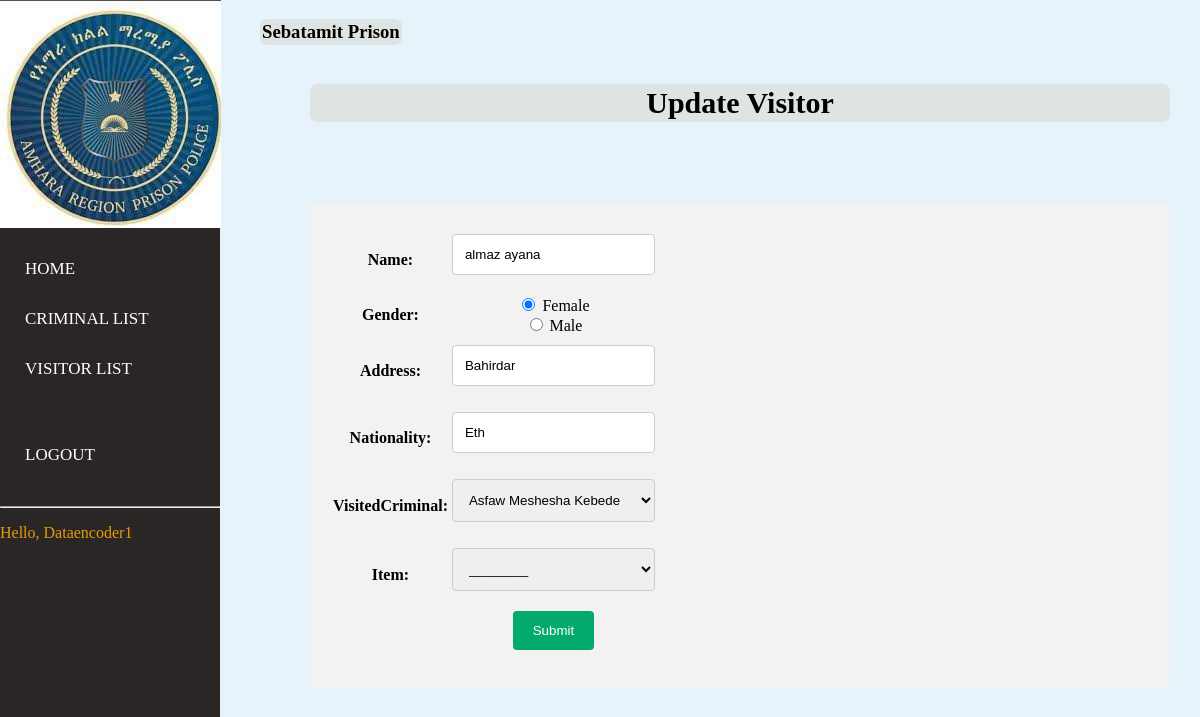
Page /edit-visitor/11 (signed in) on the committed database.
### account/models.py (models this page shows)
class User(AbstractUser):
    is_Admin = models.BooleanField(default=False)
    is_Manager = models.BooleanField(default=False)
    is_DataEncoder = models.BooleanField(default=False)
    is_SuperManager=models.BooleanField(default=False)
    phone = PhoneNumberField(unique = True, null = False, blank = False) # Here
    address = models.CharField(max_length=255,blank=True,null=True)
    email = models.EmailField(blank=True,null=True, unique=True)
    prison=models.ForeignKey(Prison, null=True, on_delete= models.SET_NULL,blank=True)

### prison/models.py (models this page shows)
class Prison(models.Model):
    PrisonName=models.CharField(max_length=200)
    Address=models.CharField(max_length=200)
    Region = models.ForeignKey(CentralPrison,null=True,   on_delete=models.CASCADE)
    def __str__(self):
        return self.PrisonName

### record/models.py (models this page shows, shortened)
class Visitor(models.Model):
    Name=models.CharField(max_length=200,null=True)
    Gender=models.CharField(max_length=8 ,null=True )
    Address=models.CharField(max_length=200,null=True)
    Nationality=models.CharField(max_length=200,null=True)
    VisitDate=models.DateField(auto_now=True)
    VisitedCriminal=models.ForeignKey(Criminal, null=True, on_delete= models.SET_NULL)
    Item=models.CharField(max_length=20, null=True, choices=item_choice, blank=True)
    createdby = models.ForeignKey(User,null=True, on_delete=models.CASCADE)
    prison=models.ForeignKey(Prison,on_delete=models.CASCADE ,null=True)

### record/views.py (the view, shortened to what this page needs)
@login_required
@DataEncoder_required()
def edit_visitor(request, visitor_id):
    vr = Visitor.objects.get(id=visitor_id)
    forms = VisitorForm(instance=vr)
    context = {
        'form': forms
    }
    return render(request, 'visitor/edit_visitor.html', context)

### record/forms.py
class VisitorForm(forms.ModelForm):
    Gender=forms.ChoiceField(widget=forms.RadioSelect, choices=GENDER)
    Item= forms.ChoiceField(choices=ITEMS)
    class Meta:
            model=Visitor
            fields='__all__'
            exclude = ('createdby','VisitDate','prison',)

### record/models.py (called while the page is built)
    def __str__(self):
        return self.CriminalName

### record/templates/visitor/edit_visitor.html (shortened to what this page needs)
{% comment %} {% extends 'ex.html' %} {% endcomment %} {% load static %} {% block content %}
{% include "../ex.html" %}
<div class="wrapper">
    <div class="section">
        <div class="box-area">
            <h3 style="float:left">{{ request.user.prison }} Prison </h3><br><br><br>
            <section>
                <center>
                    <h3 class="font">Update Visitor</h3><br><br>
                </center>
                <div class="container">
                    <form method="post">
                        <table>
                            <tr>
                                {{ form.as_table }}
                            </tr>
                            <tr>
                                <td></td>
                                <td><input type="submit" value="Submit"></td>
                            </tr>
                        </table>
                    </form>
                </div>
            </section>
        </div>
    </div>
</div>
{% endblock %}

### record/templates/ex.html (shortened to what this page needs)
{% load static %}
<!DOCTYPE html>
<html>
    <body>
<nav>
  <ul>
      <li class="logo" style="border-radius: 30px;"><img src="{% static "image/download.jpg" %}"></li>
    <br><br><br><br><br><br>
 <br>
    <li><a href="{% url 'index' %}">Home</a></li>
    {% if not request.user.is_superuser and not request.user.is_SuperManager %}
    <li><a href="{% url 'criminal_list' %}">Criminal List</a></li>
    {% endif %}
    {% if not request.user.is_superuser and not request.user.is_SuperManager %}
    <li><a href="{% url 'visitor_list' %}">Visitor List</a></li>
    {% endif %}
    <br>
    <br>
    <li><a href="{% url 'logout' %}">Logout</a></li><br><hr>
    <p style=" margin-right:7px;color: rgb(226, 155, 11);">Hello, {{request.user}}</p>
  </ul>
</nav>
</body>
</html>

### record/templates/visitor/edit_visitor.html (style rules this page uses)
body { font-family: Arial, Helvetica, sans-serif; }
* { box-sizing: border-box; }
input[type=text], select, textarea { width: 100%; padding: 12px; border: 1px solid #ccc; border-radius: 4px; box-sizing: border-box; margin-top: 6px; margin-bottom: 16px; resize: vertical; }
input[type=submit] { background-color: #04AA6D; color: white; padding: 12px 20px; border: none; border-radius: 4px; cursor: pointer; }
.container { border-radius: 5px; background-color: #f2f2f2; padding: 20px; }

### record/templates/ex.html (style rules this page uses)
body { margin:0; padding:0; font-family:'montserrat'; background:rgb(231, 243, 250); }
.logo { height: 118px; width: 50px; }
nav { width: 40px; padding: 0; position: sticky; top: 0; z-index: 100; overflow: hidden; }
nav ul { margin:0; padding:0; height:100%; width:220px; justify-content: space-between; position:fixed; top:0; left:0; background-color:#2b2626; }
nav ul li { list-style:none; }
nav ul li a { display:block; font-family:'montserrat'; text-decoration:none; text-transform:uppercase; font-size:17px; color:#fff; position:relative; padding:15px 0px 15px 25px; }
nav ul li a:before { content:''; position:absolute; top:0; right:0; height:100%; background:#e3e9f7; border-radius:40px 0 0 40px; z-index:-1; }
.wrapper { margin-left:260px; }
.section { display:grid; min-height:100vh; }
td,th { text-align: center; }
h3 { background-color: rgb(222, 228, 225);padding: 2px; border-radius: 7px; }
.font { font-size: 30px; }
.container { margin-top: 15px; }
section { margin-left:50px; margin-right: 30px; display:relative; }

### rows in the picture
User: user "Dataencoder1", user.prison "Sebatamit"
Visitor: Name "almaz ayana", Gender "☑ Female ☐ Male", Address "Bahirdar", Nationality "Eth", VisitedCriminal "Asfaw Meshesha Kebede", Item "________"
